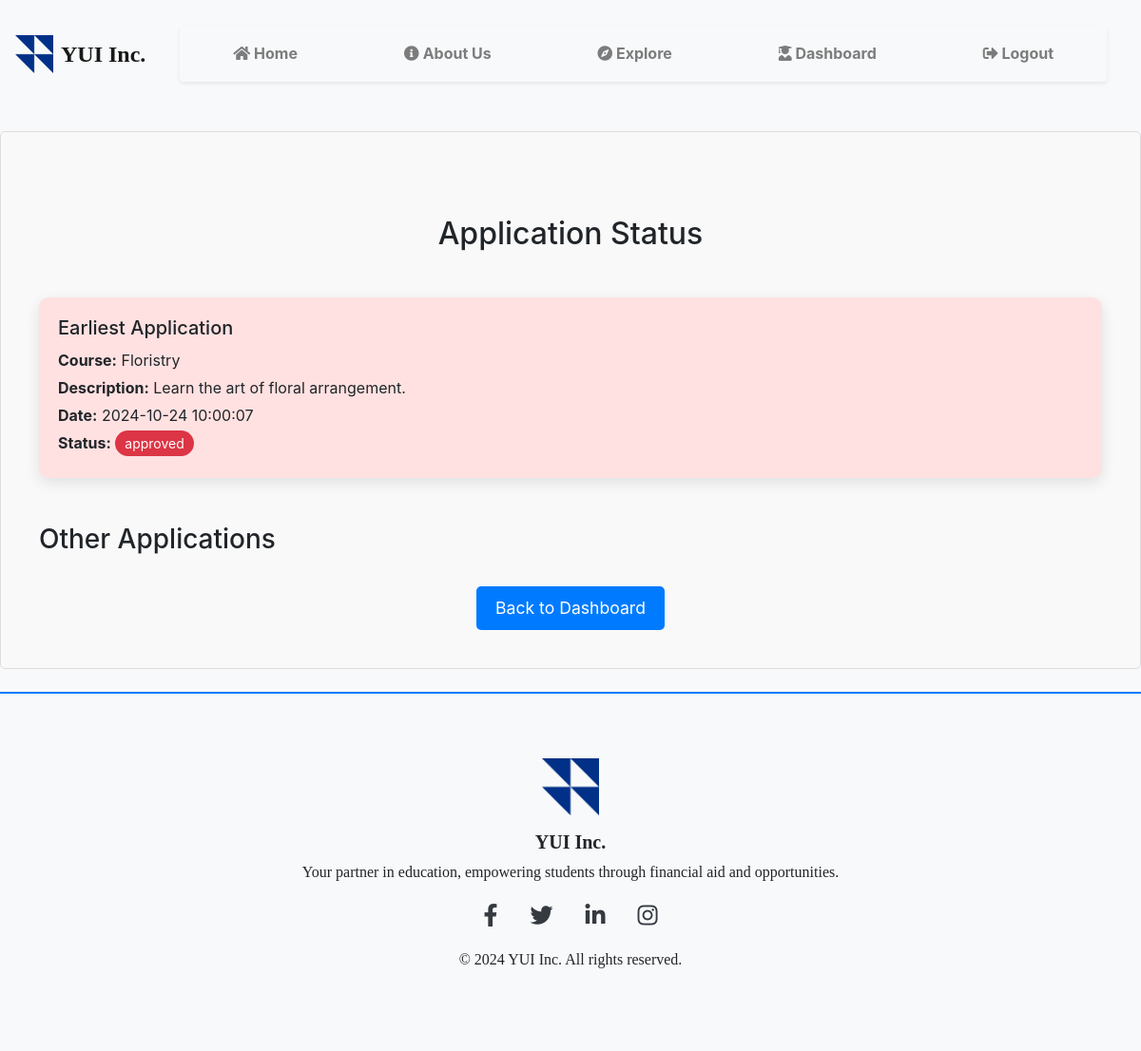
/status (signed in), run on the app's committed database.
### models/models.py (models this page shows)
class Course(db.Model):
    __tablename__ = 'course'
    course_id = db.Column(db.Integer, primary_key=True)
    course_name = db.Column(db.String(100), nullable=False)
    course_description = db.Column(db.String(200), nullable=True)
    course_duration = db.Column(db.String(20), nullable=False)
    course_cost = db.Column(db.Float, nullable=False)
    students = db.relationship('Student', secondary='take', back_populates='courses', lazy='dynamic')

class FinancialAid(db.Model):
    __tablename__ = 'financial_aid'
    financial_aid = db.Column(db.Integer, primary_key=True)
    student_code = db.Column(db.Integer, db.ForeignKey('student.student_code'),nullable=False)
    donor_code = db.Column(db.Integer, db.ForeignKey('donor.donor_code'), nullable=True)
    application_status = db.Column(db.String(20), nullable=False)
    application_date = db.Column(db.DateTime, nullable=False)
    @property
    def courses(self):
        return Course.query.join(Take).filter(Take.student_code == self.student_code).all()

### app.py (the view)
@app.route('/status', methods=['GET'])
@login_required
def status():
    try:
        student_profile = Student.query.filter_by(user_id=current_user.id).first()
        if student_profile is None:
            flash("You do not have a student profile associated with your account.", 'warning')
            return redirect(url_for('dashboard'))
        earliest_application = FinancialAid.query.filter_by(student_code=student_profile.student_code).order_by(FinancialAid.application_date.asc()).first()
        earliest_application_details = {}
        if earliest_application:
            student_course = Course.query.filter_by(course_id=student_profile.course_code).first()
            earliest_application_details = {
                'application': earliest_application,
                'course': student_course
            }
        applications = FinancialAid.query.filter_by(student_code=student_profile.student_code).all()
        application_details = []
        for application in applications:
            courses = application.courses  # This will use the courses property defined above
            application_details.append({
                'application': application,
                'courses': courses
            })
        return render_template('status.html', earliest_application_details=earliest_application_details, application_details=application_details)
    except Exception as e:
        flash(f"An error occurred while fetching your application status: {e}", 'danger')
        return redirect(url_for('dashboard'))

### app.py (called while the page is built)
@login_manager.user_loader
def load_user(user_id):
    return User.query.get(int(user_id))

### templates/status.html (shortened to what this page needs)
{% extends "base.html" %}
{% block content %}
<div class="container mt-5">
    <h2 class="text-center mb-5">Application Status</h2>
    {% if earliest_application_details.application %}
    <div class="status-card earliest-application"
         style="background-color: {{
            earliest_application_details.application.application_status == 'awaiting funding' and '#fff4e1' or
            earliest_application_details.application.application_status == 'In Progress' and '#e1f0ff' or
            earliest_application_details.application.application_status == 'Successful' and '#e1ffe1' or
            '#ffe1e1'
         }};">
        <div class="status-content">
            <h4>Earliest Application</h4>
            <p><strong>Course:</strong> {{ earliest_application_details.course.course_name if earliest_application_details.course else 'N/A' }}</p>
            <p><strong>Description:</strong> {{ earliest_application_details.course.course_description if earliest_application_details.course else 'N/A' }}</p>
            <p><strong>Date:</strong> {{ earliest_application_details.application.application_date.strftime('%Y-%m-%d %H:%M:%S') }}</p>
            <p><strong>Status:</strong>
                <span class="status-badge
                {% if earliest_application_details.application.application_status == 'awaiting funding' %} awaiting funding
                {% elif earliest_application_details.application.application_status == 'In Progress' %} in-progress
                {% elif earliest_application_details.application.application_status == 'Successful' %} successful
                {% else %} rejected
                {% endif %}">
                {{ earliest_application_details.application.application_status }}
                </span>
            </p>
        </div>
    </div>
    {% endif %}
<h3 class="mt-5">Other Applications</h3>
    <div class="text-center">
        <a href="{{ url_for('dashboard') }}" class="btn btn-primary mt-4">Back to Dashboard</a>
    </div>
</div>
{% endblock %}

### static/styles.css (style rules this page uses)
body { background-color: #f8f9fa; transition: background-color 0.3s ease; }
h1, h2, h3 { animation: fadeIn 5s ease forwards; }

### templates/status.html (style rules this page uses)
* { margin: 0; padding: 0; box-sizing: border-box; }
.container { max-width: 1200px; margin: 0 auto; padding: 20px; }
.status-card { border-radius: 10px; padding: 20px; margin-bottom: 30px; box-shadow: 0 5px 15px rgba(0, 0, 0, 0.1); transition: transform 0.3s ease; }
.status-content h4, .status-content h5 { font-size: 1.25rem; margin-bottom: 10px; }
.status-content p { font-size: 1rem; margin-bottom: 5px; }
.status-badge { padding: 5px 10px; border-radius: 20px; font-size: 0.875rem; color: white; }
.rejected { background-color: #dc3545; }
.btn-primary { background-color: #007bff; border: none; padding: 10px 20px; font-size: 1.1rem; border-radius: 5px; transition: background-color 0.3s ease; }

### data on the page
Course: course "Floristry", course "Learn the art of floral arrangement."
FinancialAid: application.application_date "2024-10-24 10:00:07", application.application_status "approved"
